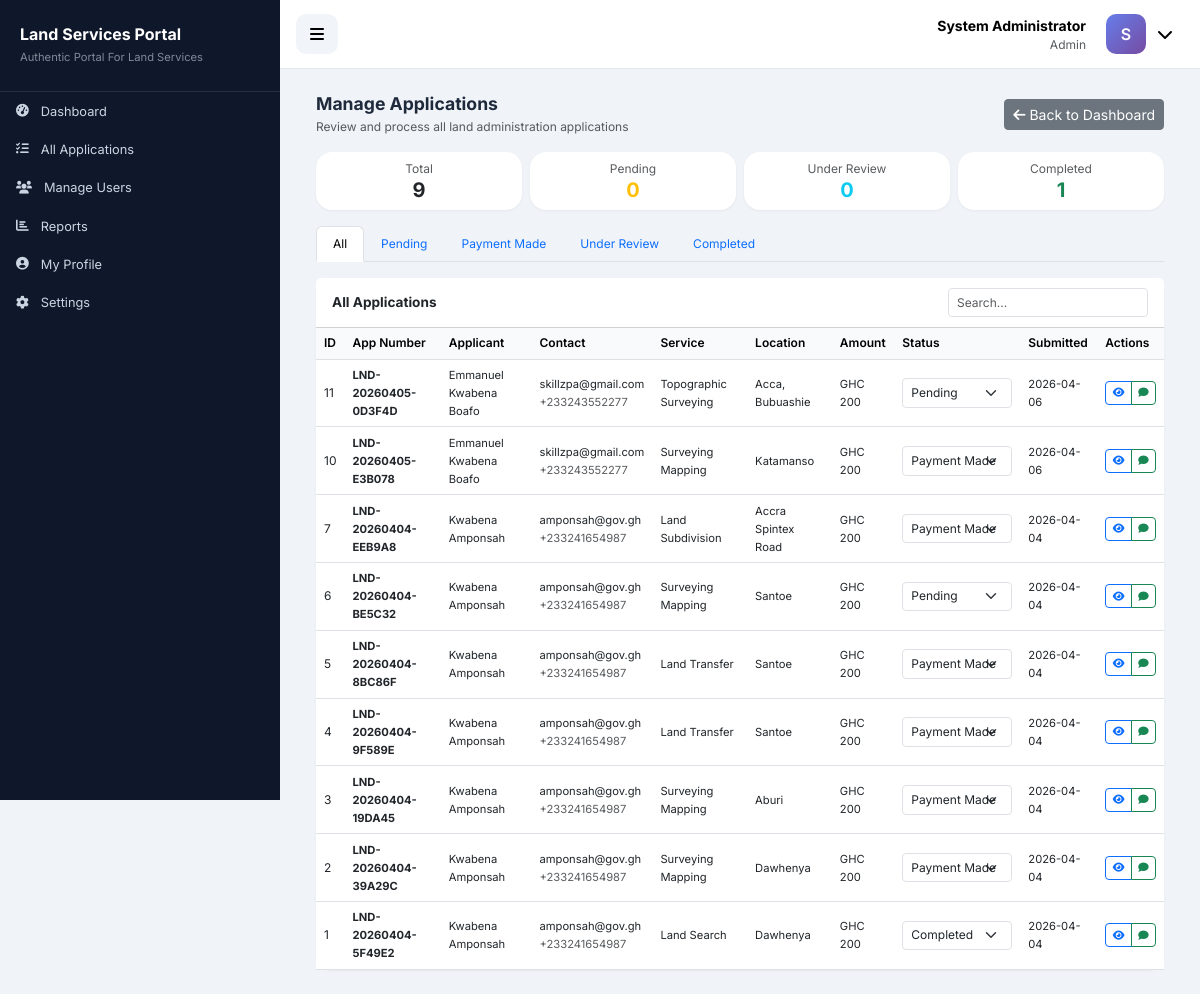
The page /admin/manage_applications (signed in) on the database as committed earlier.
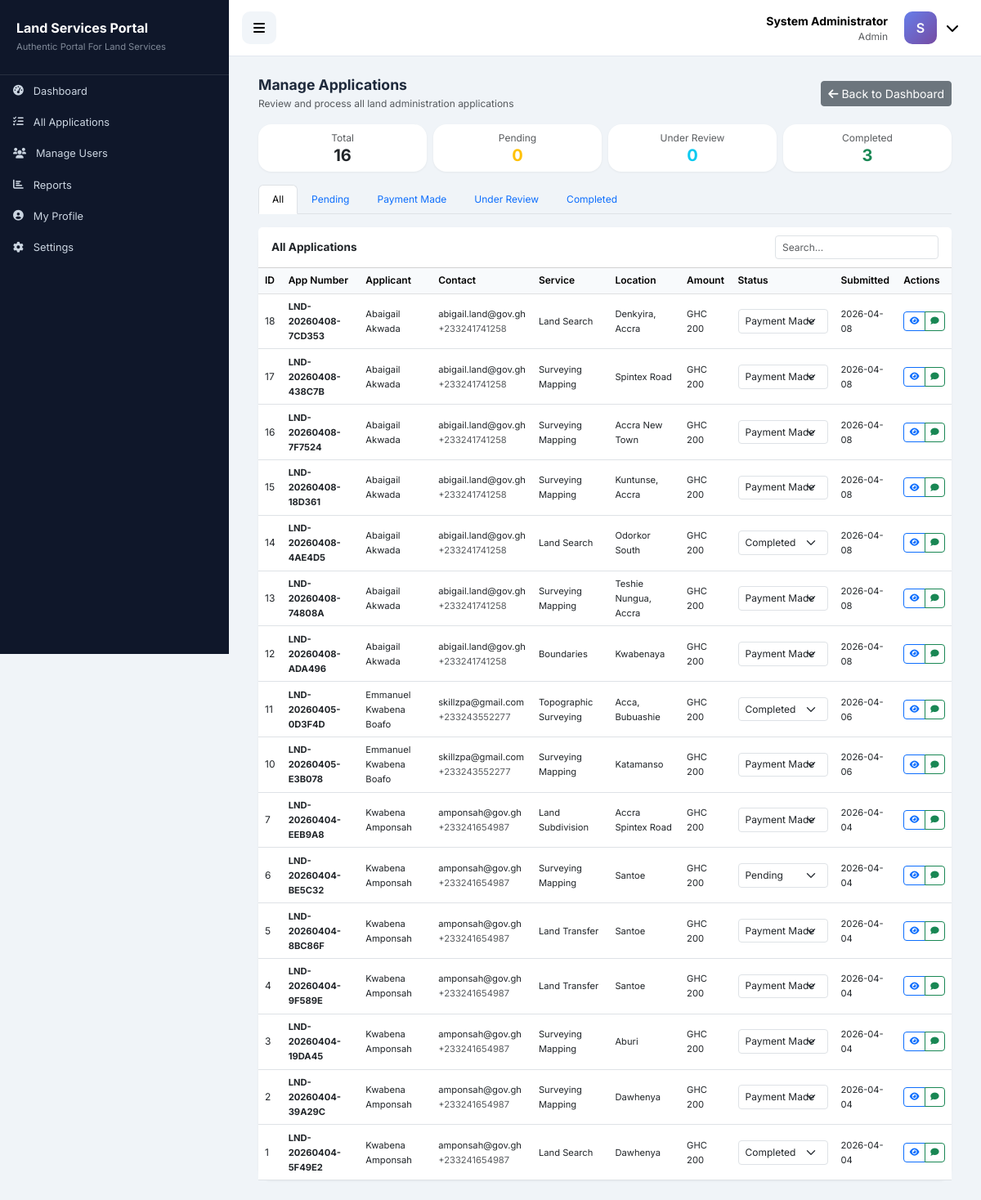
The same page on the database as committed later.
### tables this page shows
CREATE TABLE applications (
            id INTEGER PRIMARY KEY AUTOINCREMENT,
            application_number TEXT UNIQUE NOT NULL,
            user_id INTEGER NOT NULL,
            service_type TEXT NOT NULL,
            property_location TEXT NOT NULL,
            property_size REAL,
            title_deed_number TEXT,
            status TEXT DEFAULT 'pending',
            created_at TIMESTAMP DEFAULT CURRENT_TIMESTAMP,
            updated_at TIMESTAMP, applicant_notes TEXT, is_paid BOOLEAN DEFAULT 0, submitted_at TIMESTAMP,
            FOREIGN KEY (user_id) REFERENCES users(id)
        );

CREATE TABLE users (
            id INTEGER PRIMARY KEY AUTOINCREMENT,
            national_id TEXT UNIQUE NOT NULL,
            full_name TEXT NOT NULL,
            email TEXT UNIQUE NOT NULL,
            phone TEXT NOT NULL,
            password TEXT NOT NULL,
            user_type TEXT DEFAULT 'applicant',
            is_verified BOOLEAN DEFAULT 0,
            created_at TIMESTAMP DEFAULT CURRENT_TIMESTAMP,
            last_login TIMESTAMP
        );

### app.py (the view)
@app.route('/admin/manage_applications')
@login_required
@admin_required
def manage_applications():
    conn = get_db()
    applications = conn.execute('''
        SELECT a.*, u.full_name, u.email, u.phone
        FROM applications a
        JOIN users u ON a.user_id = u.id
        WHERE a.is_paid = 1
        ORDER BY a.created_at DESC
    ''').fetchall()
    conn.close()
    return render_template('admin/manage_applications.html', applications=applications)

### app.py (called while the page is built)
def get_db():
    import sqlite3
    conn = sqlite3.connect(DATABASE_PATH)
    conn.row_factory = sqlite3.Row
    return conn

def login_required(f):
    @wraps(f)
    def decorated_function(*args, **kwargs):
        if 'user_id' not in session:
            flash('Please login to access this page', 'warning')
            return redirect(url_for('login'))
        return f(*args, **kwargs)
    return decorated_function

def admin_required(f):
    @wraps(f)
    def decorated_function(*args, **kwargs):
        if session.get('user_type') != 'admin':
            flash('Admin access required', 'danger')
            return redirect(url_for('dashboard'))
        return f(*args, **kwargs)
    return decorated_function

@app.context_processor
def inject_datetime():
    return {'datetime': datetime}

### templates/admin/manage_applications.html (shortened to what this page needs)
{% extends "base_private.html" %}
{% block content %}
<div class="container-fluid">
    <div class="row mb-3">
        <div class="col-12">
            <div class="d-flex justify-content-between align-items-center">
                <div>
                    <h4 class="fw-bold mb-1">Manage Applications</h4>
                    <p class="text-muted small mb-0">Review and process all land administration applications</p>
                </div>
                <div>
                    <a href="{{ url_for('dashboard') }}" class="btn btn-secondary btn-sm">
                        <i class="fas fa-arrow-left me-1"></i>Back to Dashboard
                    </a>
                </div>
            </div>
        </div>
    </div>
    <div class="row g-2 mb-3">
        <div class="col-md-3 col-6">
            <div class="card text-center p-2">
                <small class="text-muted">Total</small>
                <h5 class="fw-bold mb-0">{{ applications|length }}</h5>
            </div>
        </div>
        <div class="col-md-3 col-6">
            <div class="card text-center p-2">
                <small class="text-muted">Pending</small>
                <h5 class="fw-bold mb-0 text-warning">
                    {% set count = applications|selectattr('status', 'equalto', 'pending')|list|length %}
                    {{ count }}
                </h5>
            </div>
        </div>
        <div class="col-md-3 col-6">
            <div class="card text-center p-2">
                <small class="text-muted">Under Review</small>
                <h5 class="fw-bold mb-0 text-info">
                    {% set count = applications|selectattr('status', 'equalto', 'under_review')|list|length %}
                    {{ count }}
                </h5>
            </div>
        </div>
        <div class="col-md-3 col-6">
            <div class="card text-center p-2">
                <small class="text-muted">Completed</small>
                <h5 class="fw-bold mb-0 text-success">
                    {% set count = applications|selectattr('status', 'equalto', 'completed')|list|length %}
                    {{ count }}
                </h5>
            </div>
        </div>
    </div>
    <ul class="nav nav-tabs mb-3" style="font-size: 0.75rem;">
        <li class="nav-item">
            <a class="nav-link active" data-status="all" href="#" onclick="filterApplications('all'); return false;">All</a>
        </li>
        <li class="nav-item">
            <a class="nav-link" data-status="pending" href="#" onclick="filterApplications('pending'); return false;">Pending</a>
        </li>
        <li class="nav-item">
            <a class="nav-link" data-status="payment_made" href="#" onclick="filterApplications('payment_made'); return false;">Payment Made</a>
        </li>
        <li class="nav-item">
            <a class="nav-link" data-status="under_review" href="#" onclick="filterApplications('under_review'); return false;">Under Review</a>
        </li>
        <li class="nav-item">
            <a class="nav-link" data-status="completed" href="#" onclick="filterApplications('completed'); return false;">Completed</a>
        </li>
    </ul>
    <div class="card">
        <div class="card-header bg-white py-2">
            <div class="d-flex justify-content-between align-items-center">
                <h6 class="fw-bold mb-0">All Applications</h6>
                <div>
                    <input type="text" id="searchInput" class="form-control form-control-sm" placeholder="Search..." style="width: 200px;">
                </div>
            </div>
        </div>
        <div class="card-body p-0">
            <div class="table-responsive">
                <table class="table table-hover mb-0" id="applicationsTable">
                    <thead class="table-light">
                        <tr>
                            <th>ID</th>
                            <th>App Number</th>
                            <th>Applicant</th>
                            <th>Contact</th>
                            <th>Service</th>
                            <th>Location</th>
                            <th>Amount</th>
                            <th>Status</th>
                            <th>Submitted</th>
                            <th>Actions</th>
                        </tr>
                    </thead>
                    <tbody>
                        {% for app in applications %}
                        <tr data-status="{{ app.status }}">
                            <td>{{ app.id }}</td>
                            <td><small><strong>{{ app.application_number }}</strong></small></td>
                            <td><small>{{ app.full_name }}</small></td>
                            <td>
                                <small>{{ app.email }}</small><br>
                                <small class="text-muted">{{ app.phone }}</small>
                            </td>
                            <td><small>{{ app.service_type|replace('_', ' ')|title }}</small></td>
                            <td><small>{{ app.property_location }}</small></td>
                            <td><small>GHC 200</small></td>
                            <td>
                                <select class="form-select form-select-sm status-select" data-app-id="{{ app.id }}" style="width: 110px; font-size: 0.7rem;">
                                    <option value="pending" {% if app.status == 'pending' %}selected{% endif %}>Pending</option>
                                    <option value="payment_made" {% if app.status == 'payment_made' %}selected{% endif %}>Payment Made</option>
                                    <option value="completed" {% if app.status == 'completed' %}selected{% endif %}>Completed</option>
                                </select>
                            </td>
                            <td><small>{{ app.created_at[:10] }}</small></td>
                            <td>
                                <div class="btn-group" role="group">
                                    <a href="{{ url_for('application_detail', app_id=app.id) }}" class="btn btn-sm btn-outline-primary" title="View">
                                        <i class="fas fa-eye"></i>
                                    </a>
                                    <button class="btn btn-sm btn-outline-success send-communication"
                                            data-app-id="{{ app.id }}"
                                            data-applicant="{{ app.full_name }}"
                                            data-email="{{ app.email }}"
                                            data-phone="{{ app.phone }}"
                                            title="Send Message">
                                        <i class="fas fa-comment"></i>
                                    </button>
                                </div>
                            </td>
                        </tr>
                        {% endfor %}
                    </tbody>
                </table>
            </div>
        </div>
    </div>
</div>
{% endblock %}

### templates/base_private.html (shortened to what this page needs)
<!DOCTYPE html>
<html lang="en">
<head>
    <link href="https://cdn.jsdelivr.net/npm/bootstrap@5.3.0-alpha1/dist/css/bootstrap.min.css" rel="stylesheet">
    <link rel="stylesheet" href="https://cdnjs.cloudflare.com/ajax/libs/font-awesome/6.0.0/css/all.min.css">
    <link rel="stylesheet" href="{{ url_for('static', filename='css/custom.css') }}">
</head>
<body>
    <div class="sidebar" id="sidebar">
        <div class="sidebar-header">
            <h3>Land Services Portal</h3>
            <p>Authentic Portal For Land Services</p>
        </div>
        <div class="nav flex-column">
            <a href="{{ url_for('dashboard') }}" class="sidebar-link {% if request.endpoint == 'dashboard' %}active{% endif %}">
                <i class="fas fa-tachometer-alt"></i><span>Dashboard</span>
            </a>
            {% if session.user_type != 'admin' %}
                <a href="{{ url_for('book_appointment') }}" class="sidebar-link">
                    <i class="fas fa-calendar-plus"></i><span>Book Appointment</span>
                </a>
            {% else %}
                <a href="{{ url_for('manage_applications') }}" class="sidebar-link">
                    <i class="fas fa-tasks"></i><span>All Applications</span>
                </a>
                <a href="{{ url_for('manage_users') }}" class="sidebar-link">
                    <i class="fas fa-users"></i><span>Manage Users</span>
                </a>
                <a href="{{ url_for('reports') }}" class="sidebar-link">
                    <i class="fas fa-chart-bar"></i><span>Reports</span>
                </a>
            {% endif %}
            <a href="{{ url_for('profile') }}" class="sidebar-link">
                <i class="fas fa-user-circle"></i><span>My Profile</span>
            </a>
            <a href="{{ url_for('settings') }}" class="sidebar-link">
                <i class="fas fa-cog"></i><span>Settings</span>
            </a>
        </div>
    </div>
    <div class="main-content" id="mainContent">
        <div class="top-navbar">
            <button class="toggle-btn" id="toggleSidebar">
                <i class="fas fa-bars"></i>
            </button>
            <div class="user-dropdown">
                <button class="user-trigger" id="dropdownTrigger">
                    <div class="text-end me-2">
                        <div class="small fw-bold">{{ session.user_name }}</div>
                        <div class="small text-muted">{{ session.user_type|title }}</div>
                    </div>
                    <div class="avatar">{{ session.user_name[0] if session.user_name else 'U' }}</div>
                    <i class="fas fa-chevron-down"></i>
                </button>
            </div>
        </div>
        <div class="p-4">
            {% block content %}{% endblock %}
        </div>
    </div>
</body>
</html>

### static/css/custom.css (style rules this page uses)
.table { font-size: 0.75rem !important; }
.table td, .table th { padding: 0.4rem 0.5rem !important; vertical-align: middle !important; }
.table thead th { font-weight: 600; background-color: #f8fafc; font-size: 0.75rem !important; }
.table tbody td { font-size: 0.75rem !important; }
.table small, .table .small { font-size: 0.7rem !important; }
.table .btn-sm { padding: 0.2rem 0.4rem !important; font-size: 0.65rem !important; }
.table-responsive { overflow-x: auto; }
.card-header { padding: 0.6rem 1rem !important; }
.card-header h5, .card-header h6 { font-size: 0.85rem !important; margin-bottom: 0; }
.form-control, .form-select { font-size: 0.75rem !important; padding: 0.3rem 0.5rem !important; }
.sidebar-link { font-size: 0.8rem !important; padding: 0.6rem 1rem !important; }
.sidebar-header h3 { font-size: 1rem !important; }
.top-navbar { padding: 0.5rem 1rem !important; }
h4.fw-bold { font-size: 1.1rem !important; }
.text-muted { font-size: 0.75rem !important; }

### templates/base_private.html (style rules this page uses)
* { margin: 0; padding: 0; box-sizing: border-box; }
body { font-family: 'Inter', sans-serif; background: #f0f4f8; color: #1e293b; }
.sidebar { position: fixed; left: 0; top: 0; width: 280px; height: 100vh; background: #0f172a; color: #e2e8f0; transition: all 0.3s; z-index: 1000; overflow-y: auto; }
.sidebar-header { padding: 25px 20px; border-bottom: 1px solid rgba(255, 255, 255, 0.1); }
.sidebar-header h3 { font-size: 1.2rem; font-weight: 700; margin: 0; color: white; }
.sidebar-header p { font-size: 0.7rem; opacity: 0.6; margin: 5px 0 0; color: #cbd5e1; }
.sidebar-link { display: flex; align-items: center; padding: 12px 20px; color: #cbd5e1; text-decoration: none; transition: all 0.2s; gap: 12px; }
.main-content { margin-left: 280px; transition: all 0.3s; min-height: 100vh; }
.top-navbar { background: white; padding: 15px 30px; border-bottom: 1px solid #e2e8f0; display: flex; justify-content: space-between; align-items: center; position: sticky; top: 0; z-index: 999; }
.toggle-btn { background: #f1f5f9; border: none; padding: 8px 14px; border-radius: 10px; cursor: pointer; transition: all 0.2s; }
.user-dropdown { position: relative; }
.user-trigger { display: flex; align-items: center; gap: 12px; cursor: pointer; padding: 6px 12px; border-radius: 10px; background: none; border: none; transition: all 0.2s; }
.avatar { width: 40px; height: 40px; background: linear-gradient(135deg, #667eea 0%, #764ba2 100%); border-radius: 10px; display: flex; align-items: center; justify-content: center; color: white; font-weight: 600; }
.card { border: none; border-radius: 16px; box-shadow: 0 1px 3px rgba(0, 0, 0, 0.05); transition: transform 0.2s; }

Rows that differ between the two databases and show on the page:
added applications: id "18", application_number "LND-20260408-7CD353", full_name "Abaigail Akwada", email "abigail.land@gov.gh", phone "+233241741258", service_type "Land Search", property_location "Denkyira, Accra", status+id "Payment Made", created_at "2026-04-08"
added applications: id "17", application_number "LND-20260408-438C7B", full_name "Abaigail Akwada", email "abigail.land@gov.gh", phone "+233241741258", service_type "Surveying Mapping", property_location "Spintex Road", status+id "Payment Made", created_at "2026-04-08"
added applications: id "16", application_number "LND-20260408-7F7524", full_name "Abaigail Akwada", email "abigail.land@gov.gh", phone "+233241741258", service_type "Surveying Mapping", property_location "Accra New Town", status+id "Payment Made", created_at "2026-04-08"
added applications: id "15", application_number "LND-20260408-18D361", full_name "Abaigail Akwada", email "abigail.land@gov.gh", phone "+233241741258", service_type "Surveying Mapping", property_location "Kuntunse, Accra", status+id "Payment Made", created_at "2026-04-08"
added applications: id "14", application_number "LND-20260408-4AE4D5", full_name "Abaigail Akwada", email "abigail.land@gov.gh", phone "+233241741258", service_type "Land Search", property_location "Odorkor South", status+id "Completed", created_at "2026-04-08"
added applications: id "13", application_number "LND-20260408-74808A", full_name "Abaigail Akwada", email "abigail.land@gov.gh", phone "+233241741258", service_type "Surveying Mapping", property_location "Teshie Nungua, Accra", status+id "Payment Made", created_at "2026-04-08"
added applications: id "12", application_number "LND-20260408-ADA496", full_name "Abaigail Akwada", email "abigail.land@gov.gh", phone "+233241741258", service_type "Boundaries", property_location "Kwabenaya", status+id "Payment Made", created_at "2026-04-08"
changed applications "LND-20260405-0D3F4D": status+id "Pending" → "Completed"
Other text that changed with them:
{{ applications|length }}: "9" → "16"
{{ count }}: "1" → "3"
